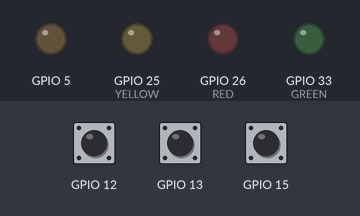
Simulated run of this program. Board: ESP32. On the bench: output pins drawn as LEDs (lit = HIGH). Inputs (shaded band) come from the test bench; at power-on: GPIO 13 HIGH, GPIO 12 HIGH, GPIO 15 HIGH. WiFi joins after 1.5 s; servers stay silent unless stated; what the program prints to the serial monitor is not drawn.

Above: at 2.7 s.
2.8 s: GPIO 13 pulled LOW for 0.15 s
4.4 s: GPIO 13 pulled LOW for 1 s
At 5.6 s:
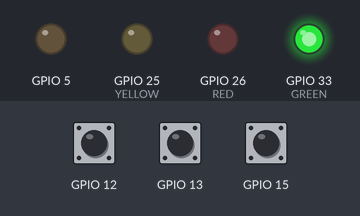
6.9 s: GPIO 13 pulled LOW for 3.2 s
At 7.4 s:
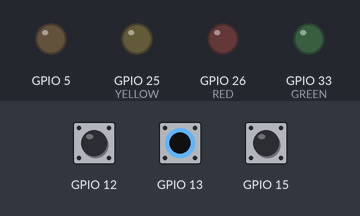
11.6 s: GPIO 12 pulsed LOW 5 times (0.12 s each, 0.3 s apart)
At 12.1 s:
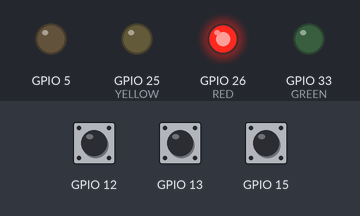
14.6 s: GPIO 12 pulled LOW for 0.15 s
At 15.4 s:
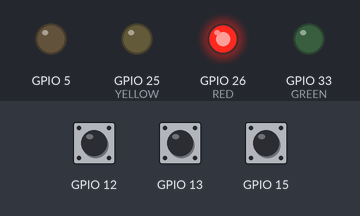
16.2 s: GPIO 13 pulled LOW for 0.15 s
At 16.9 s:
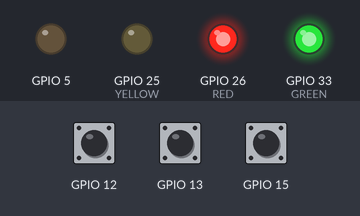
Timing chart, 0 to 18.8 s (numbered marks = the images above; inputs shaded):
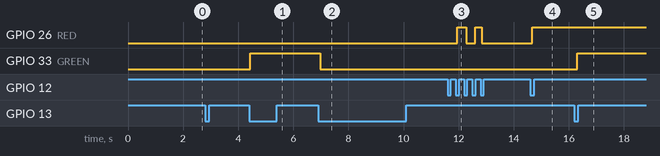

The program:

main.cpp
```cpp
#include <Arduino.h>
#include "data.h"
#include "touch.h"

#define RED 26
#define YELLOW 25
#define GREEN 33
#define LDR 32
int state = 0;
void GET_value();
//void POST_value();
void light01(void *param);
void light02(void* param);
void light03(void* param);
void get_data(void* param);
// int digitalTouch(int pin);
// boolean tRead(int pin);
// boolean tRead2(int pin);
// boolean debounceButton(boolean state,int buttonPin);

void Connect_Wifi();
void setup() {
  Serial.begin(115200);
  //ledcSetup(0, 5000, 8);
  //ledcAttachPin(GREEN, 0);
  //ledcWrite(0,255);
  //pinMode(GREEN,OUTPUT);
  //digitalWrite(GREEN,1);
  //ledcSetup(1, 5000, 8);
  //ledcAttachPin(YELLOW, 1);
  //ledcSetup(2, 5000, 8);
  //ledcAttachPin(RED, 2);
  pinMode(5,OUTPUT);
  digitalWrite(5,0);
  pinMode(GREEN,OUTPUT);
  digitalWrite(GREEN,0);
  pinMode(YELLOW,OUTPUT);
  digitalWrite(YELLOW,0);
  pinMode(RED,OUTPUT);
  digitalWrite(RED,0);
  //ledcWrite(0,255);
  Connect_Wifi();
  xTaskCreatePinnedToCore(light01, "light1", 1024, NULL, 1, NULL, 1);
  xTaskCreatePinnedToCore(light02, "light2", 1024, NULL, 1, NULL, 1);
  xTaskCreatePinnedToCore(light03, "light3", 1024, NULL, 1, NULL, 1);
  //xTaskCreatePinnedToCore(get_data, "get_data", 20480, NULL, 1, NULL, 0);
}

void loop() {
  //Serial.println(touchRead(13));
  //delay(100);
}
void get_data(void* param)
{
  GET_value();
  vTaskDelay(5000/portTICK_PERIOD_MS);
}

void light01(void* param)
{
  while(true)
  {
    if(true)
    {
      if(tRead(13))
      {
        Serial.println("HI");
        if(state){
           digitalWrite(GREEN,1);
           state1 = 1;
           state = !state;
        }
        else {
          digitalWrite(GREEN,0);
          state1 = 0;
          state = !state;
        }
      }
      else if(state1)
      {
        digitalWrite(GREEN,1);
      }
      else if(!state1)
      {
        digitalWrite(GREEN,0);
      }
    }
    else
    {
      Serial.println(analogRead(LDR));
      if(analogRead(LDR) < 4095)
      {
        digitalWrite(GREEN,1);
      }
      else
      {
        digitalWrite(GREEN,0);
      }
    }
    vTaskDelay(100/portTICK_PERIOD_MS);
  }
}
int state02 = 0;
void light02(void* param)
{
  while(true)
  {
    if(true)
    {
      if(tRead2(15))
      {
        if(state02){
           digitalWrite(YELLOW,1);
           state2 = 1;
           state02 = !state02;
        }
        else {
          digitalWrite(YELLOW,0);
          state2 = 0;
           state02 = !state02;
        }
      }
      else if(state2)
      {
        digitalWrite(YELLOW,1);
      }
      else if(!state2)
      {
        digitalWrite(YELLOW,0);
      }
    }
    else
    {
      if(analogRead(LDR) < 4095)
      {
        digitalWrite(YELLOW,1);
      }
      else
      {
        digitalWrite(YELLOW,0);
      }
    }
    vTaskDelay(100/portTICK_PERIOD_MS);
  }
}
int state03 = 0;
void light03(void* param)
{
  while(true)
  {
    if(true)
    {
      if(tRead3(12))
      {
        if(state03){
           digitalWrite(RED,1);
           state3 = 1;
           state03 = !state03;
        }
        else {
          digitalWrite(RED,0);
          state3 = 0;
           state03 = !state03;
        }
      }
      else if(state3)
      {
        digitalWrite(RED,1);
      }
      else if(!state3)
      {
        digitalWrite(RED,0);
      }
    }
    else
    {
      if(analogRead(LDR) < 4095)
      {
        digitalWrite(RED,1);
      }
      else
      {
        digitalWrite(RED,0);
      }
    }
    vTaskDelay(100/portTICK_PERIOD_MS);
  }
}
```

data.h
```cpp
#include <Arduino.h>
#include <ArduinoJson.h>
#include <HTTPClient.h>
#include <WiFi.h>

// declare variable
const char *ssid = "POCOPHONE";
const char *password = "a1b2c3d4";
const String baseUrl =
    "https://ecourse.cpe.ku.ac.th/exceed13"; // changed url to my group
String result, mode1, mode2, mode3;
JsonArray result_array;
bool state1, state2, state3;
int room1, room2, room3, light1, light2, light3;

void Connect_Wifi() {
  WiFi.begin(ssid, password);
  Serial.print("Connecting to WiFi");
  while (WiFi.status() != WL_CONNECTED) {
    delay(500);
    Serial.print(".");
  }
  Serial.print("OK! IP=");
  Serial.println(WiFi.localIP());
}

void GET_value() {
  DynamicJsonDocument doc(4096);
  HTTPClient http;
  const String url = baseUrl;
  http.begin(url);

  int httpResponseCode = http.GET();
  if (httpResponseCode == 200) {
    String payload = http.getString();
    Serial.println(payload);
    deserializeJson(doc, payload);

    result_array = doc["result"].as<JsonArray>();
    // for room1
    state1 = result_array[0]["state"].as<bool>();
    room1 = result_array[0]["room"].as<int>();
    mode1 = result_array[0]["mode"].as<String>();
    light1 = result_array[0]["light"].as<int>();

    // for room2
    state2 = result_array[0]["state"].as<bool>();
    room2 = result_array[0]["room"].as<int>();
    mode2 = result_array[0]["mode"].as<String>();
    light2 = result_array[0]["light"].as<int>();

    // for room3
    state3 = result_array[0]["state"].as<bool>();
    room3 = result_array[0]["room"].as<int>();
    mode3 = result_array[0]["mode"].as<String>();
    light3 = result_array[0]["light"].as<int>();

  } else {
    Serial.print("Error ");
    Serial.println(httpResponseCode);
  }
  Serial.println("----------------------------------");
}
```

touch.h
```cpp
#include <Arduino.h>
#define THRESHOLD 30

int digitalTouch(int pin)
{
    return touchRead(pin) < THRESHOLD ? 1:0;
}
boolean debounceButton(boolean state,int buttonPin)
{
    boolean stateNow = digitalTouch(buttonPin);
    if (state != stateNow)
    {
        // vTaskDelay(10/portTICK_PERIOD_MS);
        delay(10);
        stateNow = digitalTouch(buttonPin);
    }
    return stateNow;
}

boolean tRead(int pin)
{
    static boolean buttonState = 0;
    if (debounceButton(buttonState,pin) == HIGH && buttonState == LOW)
    {
        buttonState = HIGH;
        return 1;
    }
    else if (debounceButton(buttonState,pin) == LOW && buttonState == HIGH)
    {
        buttonState = LOW;
    }
    return 0;
}

boolean tRead2(int pin)
{
    static boolean buttonState = 0;
    if (debounceButton(buttonState,pin) == HIGH && buttonState == LOW)
    {
        buttonState = HIGH;
        return 1;
    }
    else if (debounceButton(buttonState,pin) == LOW && buttonState == HIGH)
    {
        buttonState = LOW;
    }
    return 0;
}

boolean tRead3(int pin)
{
    static boolean buttonState = 0;
    if (debounceButton(buttonState,pin) == HIGH && buttonState == LOW)
    {
        buttonState = HIGH;
        return 1;
    }
    else if (debounceButton(buttonState,pin) == LOW && buttonState == HIGH)
    {
        buttonState = LOW;
    }
    return 0;
}
```

Measured:
- after the input at 2.8 s, every drawn part: stays the same
- after the input at 4.4 s, GPIO 33 (GREEN): LOW → HIGH at once
- after the input at 6.9 s, GPIO 33 (GREEN): HIGH → LOW after 0.07 s
- after the input at 11.6 s, GPIO 26 (RED): LOW → HIGH after 0.34 s, → LOW 0.33 s later, → HIGH 0.33 s later, → LOW 0.23 s later
- after the input at 14.6 s, GPIO 26 (RED): LOW → HIGH after 0.07 s
- after the input at 16.2 s, GPIO 33 (GREEN): LOW → HIGH after 0.11 s
